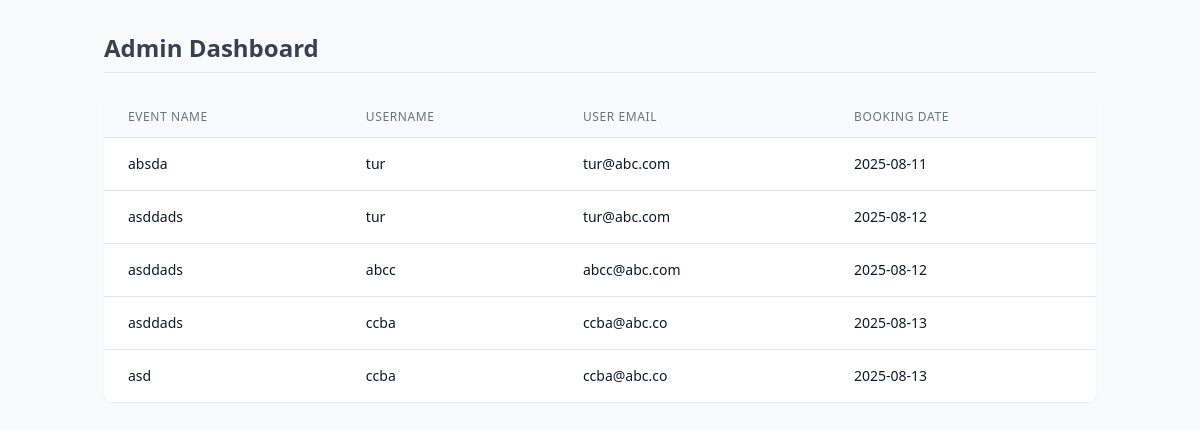
The app's page /adm_db (signed in), older data.
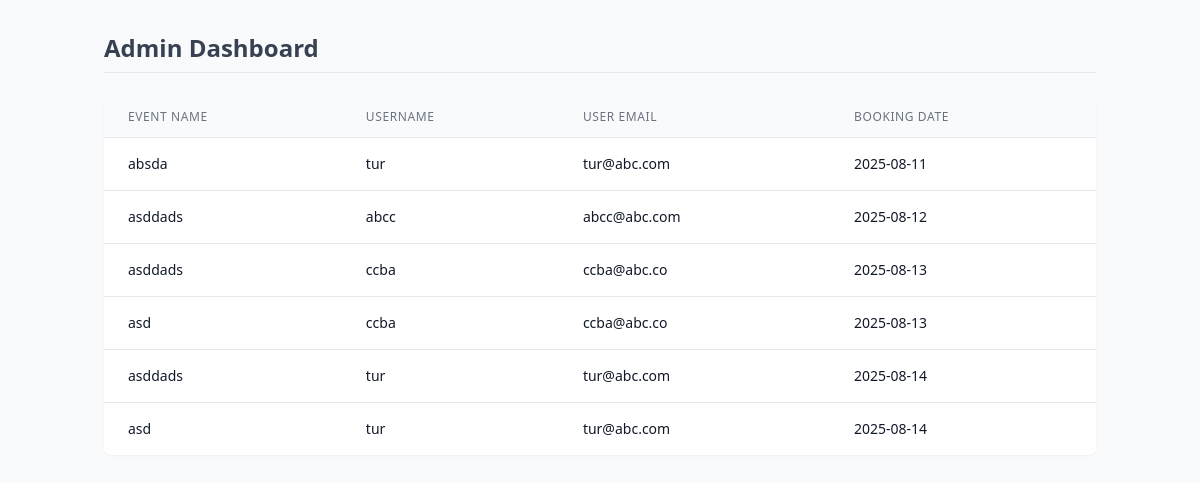
The same page, newer data.
### app/models.py (models this page shows, shortened)
class Booking(db.Model):
    booking_id: so.Mapped[int] = so.mapped_column(primary_key=True)
    user_id: so.Mapped[int] = so.mapped_column(sa.ForeignKey('user.id'))
    event_id: so.Mapped[int] = so.mapped_column(sa.ForeignKey('event.event_id'))
    booked_at: so.Mapped[datetime] = so.mapped_column(default=lambda: datetime.now(timezone.utc))
    user: so.Mapped["User"] = so.relationship(back_populates="bookings")
    event: so.Mapped["Event"] = so.relationship(back_populates="bookings")

class Event(db.Model):
    event_id: so.Mapped[int] = so.mapped_column(primary_key=True)
    title: so.Mapped[str] = so.mapped_column(sa.String(128), index=True, unique=True)
    description: so.Mapped[str] = so.mapped_column(sa.String(256), index=True)
    date: so.Mapped[datetime.date] = so.mapped_column(sa.Date)
    location: so.Mapped[str] = so.mapped_column(sa.String(30))
    total_seats: so.Mapped[int] = so.mapped_column()
    seats_left: so.Mapped[int] = so.mapped_column(default=0)
    created_by: so.Mapped[str] = so.mapped_column(sa.String(64))
    bookings: so.Mapped[list["Booking"]] = so.relationship(back_populates="event",
                                                           cascade="all, delete-orphan")

class User(UserMixin, db.Model):
    id: so.Mapped[int] = so.mapped_column(primary_key=True)
    username: so.Mapped[str] = so.mapped_column(sa.String(64), index=True, unique=True)
    email: so.Mapped[str] = so.mapped_column(sa.String(64), index=True, unique=True)
    password_hash: so.Mapped[Optional[str]] = so.mapped_column(sa.String(256))
    role: so.Mapped[str] = so.mapped_column(sa.String(20), nullable=False, default='user')
    bookings: so.Mapped[list["Booking"]] = so.relationship(back_populates="user",
                                                  cascade='all, delete-orphan')

### app/routes.py (the view)
@app.route('/adm_db')
@login_required
@admin_required
def admin_dashboard():
    bookings = (
        db.session.query(Booking).join(User, Booking.user_id == User.id).
        join(Event, Booking.event_id == Event.event_id).all()
    )
    return render_template('admin_dashboard.html', bookings=bookings)

### app/models.py (called while the page is built)
@login.user_loader
def load_user(id):
    return db.session.get(User, int(id))

### app/utils.py (called while the page is built)
def admin_required(f):
    @wraps(f)
    def decorated_function(*args, **kwargs):
        if not current_user.is_authenticated or current_user.role != 'admin':
            abort(403)
        return f(*args, **kwargs)
    return decorated_function

### app/templates/admin_dashboard.html (shortened to what this page needs)
<!DOCTYPE html>
<html lang="en">
<head>
    <script src="https://cdn.tailwindcss.com"></script>
</head>
<body class="bg-gray-50 text-gray-800 min-h-screen">
    <div class="container mx-auto px-4 py-8">
        <div class="mb-6 pb-2 border-b border-gray-200">
            <h1 class="text-2xl font-semibold text-gray-700">Admin Dashboard</h1>
        </div>
        <div class="overflow-x-auto bg-white rounded-lg shadow-sm">
            <table class="min-w-full divide-y divide-gray-200">
                <thead class="bg-gray-50">
                    <tr>
                        <th scope="col" class="px-6 py-3 text-left text-xs font-medium text-gray-500 uppercase tracking-wider">Event Name</th>
                        <th scope="col" class="px-6 py-3 text-left text-xs font-medium text-gray-500 uppercase tracking-wider">Username</th>
                        <th scope="col" class="px-6 py-3 text-left text-xs font-medium text-gray-500 uppercase tracking-wider">User Email</th>
                        <th scope="col" class="px-6 py-3 text-left text-xs font-medium text-gray-500 uppercase tracking-wider">Booking Date</th>
                    </tr>
                </thead>
                <tbody class="bg-white divide-y divide-gray-200">
                    {% for booking in bookings %}
                    <tr class="hover:bg-gray-50 transition-colors duration-150">
                        <td class="px-6 py-4 whitespace-nowrap text-sm text-gray-900">{{ booking.event.title }}</td>
                        <td class="px-6 py-4 whitespace-nowrap text-sm text-gray-900">{{ booking.user.username }}</td>
                        <td class="px-6 py-4 whitespace-nowrap text-sm text-gray-900">{{ booking.user.email }}</td>
                        <td class="px-6 py-4 whitespace-nowrap text-sm text-gray-900">
                            {{ booking.booked_at.strftime('%Y-%m-%d') if booking.booked_at else 'N/A' }}
                        </td>
                    </tr>
                    {% endfor %}
                </tbody>
            </table>
        </div>
    </div>
</body>
</html>

Row changes from the older to the newer data that the page shows:
removed Booking: event "asddads", user.username "tur", user.email "tur@abc.com", booked_at "2025-08-12"
added Booking: event "asddads", user.username "tur", user.email "tur@abc.com", booked_at "2025-08-14"
added Booking: event "asd", user.username "tur", user.email "tur@abc.com", booked_at "2025-08-14"
